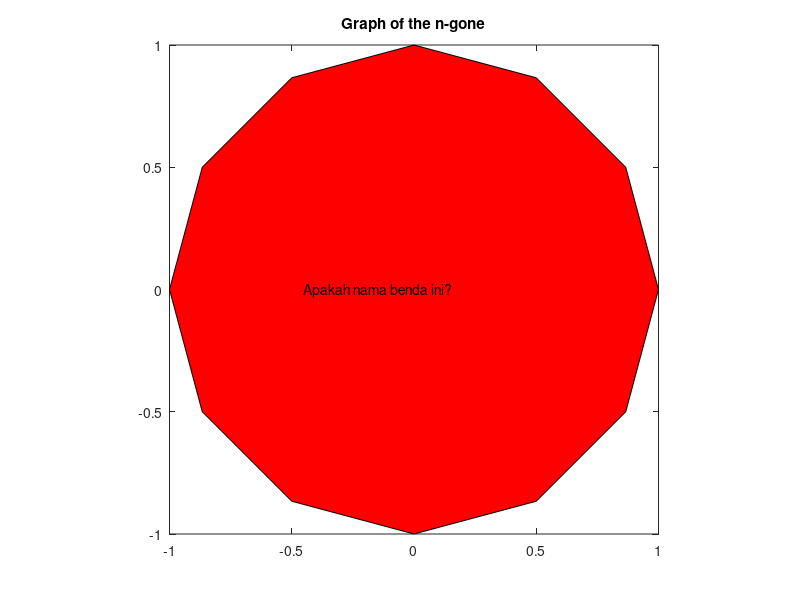

The MATLAB source for this figure:
n = -6: 6;
x = sin(n * pi / 6);
y = cos(n * pi / 6);
fill(x, y, 'r');

axis('square');

title('Graph of the n-gone');
text(-0.45, 0, 'Apakah nama benda ini?');
